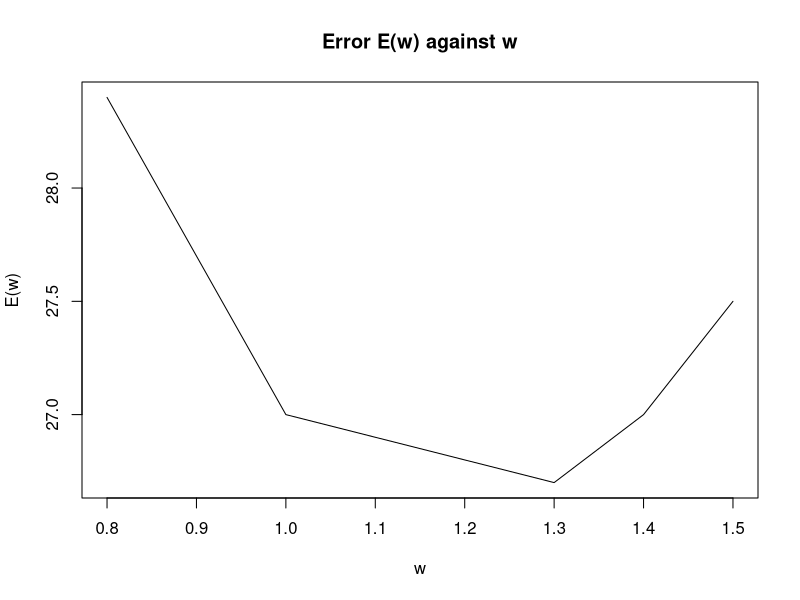

Write the R code that produced this figure. (Note: this script raises an error after producing the figure.)
# Question 3 absolute error
w<-seq(0.8,1.5,by=0.1)
x_vec<-c(1,2,3,4,5) # x values of the points
y_act<-c(1,2,4,3,30) # y values of the points

sum_abs<-function(x,y,m) { # a function that compute the sum of absolute difference
     diff_y<-(y-x*m);sum(abs(diff_y))}

error_vec2<-numeric(length(w)) # compute sum of absolute deviation for all w
for (i in seq_along(w)) {error_vec2[i]<-sum_abs(x_vec,y_act,w[i])}

png("./Q3_1.png", 490, 350) 
plot(w,error_vec2,xlab='w',ylab='E(w)',main='Error E(w) against w',type='l')
opt_m=sum(x_vec*y_act)/sum(x_vec^2)
dev.off()

w_intial<-runif(1,min=-10,max=10)
w_temp<-w_intial

grad<-function(x,y,w){ # a function to compute gradient
     is_y_greater<-y>w*x
     # find x[i] that y[i]-w*x[i]>0, i.e., y[i]>w*x[i]
     sum_x_when_y_greater<-if (length(x[is_y_greater])>0) {
          -sum(x_vec[is_y_greater])} else {0}
     # find x[i] that y[i]-w*x[i]<=0, i.e., y[i]<=w*x[i]
     sum_x_when_y_less<-if (length(x_vec[!is_y_greater])>0) {
          sum(x_vec[!is_y_greater])} else {0}
     grad<-sum_x_when_y_greater+sum_x_when_y_less
     grad
}

gradient_w3<-grad(x_vec,y_act,w_temp)

for (i in 1:500) { # w_temp after 500 iteration, will be our final w.
     w_temp<-w_temp-step*gradient_w3
     gradient_w3<-grad(x_vec,y_act,w_temp)
     error_3<-sum_abs(x_vec,y_act,w_temp)
     print(w_temp)
}

png("./Q3_2.png", 490, 350) 
plot(x_vec,y_act,type='p',xlab='x',ylab='y',xlim=c(0,6),ylim=c(0,30))
lines(c(0,x_vec,6),c(0,x_vec,6)*w_temp,type='l',lwd=2.5,col='red')
lines(c(0,x_vec,6),c(0,x_vec,6)*3.25,type='l',lwd=2.5,col='blue')
legend(0,30,c('squared diff - Problem 1','absolute diff - Problem 3'),lty=c(1,1),lwd=2.5,col=c('blue','red'))
dev.off()